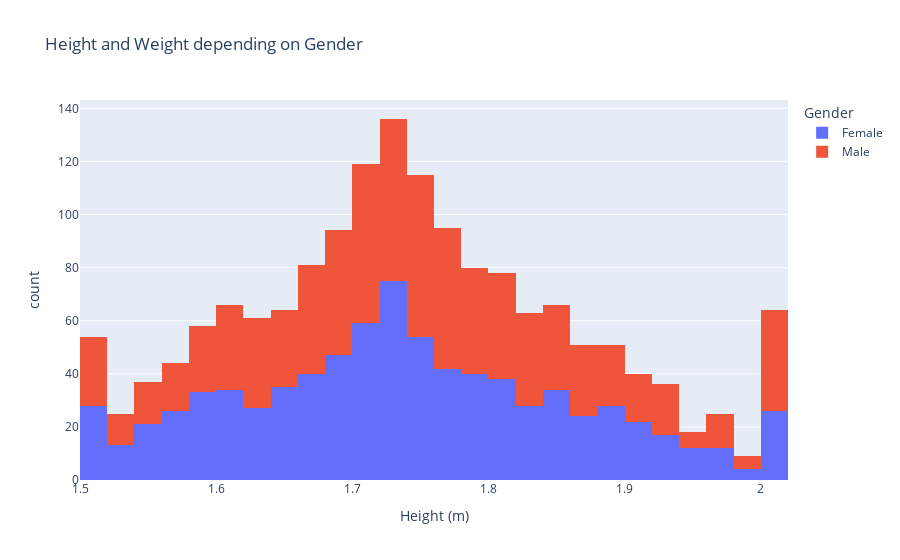

This figure's notebook cell:
### Markdown cell above
Average BPM is not depended on age.

### Code cell
fig = px.histogram(df, x="Height (m)", color="Gender", title="Height and Weight depending on Gender")
fig.show()

### Figure 1 — Plotly figure (JSON) as saved in the notebook; plotly's stock layout.template omitted (floating-point values rounded to 4 significant figures; data arrays with more than 128 entries replaced by an {"elided": "..."} marker saying what was removed)
{"data": [{"alignmentgroup": "True", "bingroup": "x", "hovertemplate": "Gender=Female<br>Height (m)=%{x}<br>count=%{y}<extra></extra>", "legendgroup": "Female", "marker": {"color": "#636efa", "pattern": {"shape": ""}}, "name": "Female", "offsetgroup": "Female", "orientation": "v", "showlegend": true, "type": "histogram", "x": {"elided": "819 float values"}, "xaxis": "x", "yaxis": "y"}, {"alignmentgroup": "True", "bingroup": "x", "hovertemplate": "Gender=Male<br>Height (m)=%{x}<br>count=%{y}<extra></extra>", "legendgroup": "Male", "marker": {"color": "#EF553B", "pattern": {"shape": ""}}, "name": "Male", "offsetgroup": "Male", "orientation": "v", "showlegend": true, "type": "histogram", "x": {"elided": "811 float values"}, "xaxis": "x", "yaxis": "y"}], "layout": {"autosize": true, "barmode": "relative", "legend": {"title": {"text": "Gender"}, "tracegroupgap": 0}, "title": {"text": "Height and Weight depending on Gender"}, "xaxis": {"anchor": "y", "autorange": true, "domain": [0, 1], "range": [1.5, 2.02], "title": {"text": "Height (m)"}, "type": "linear"}, "yaxis": {"anchor": "x", "autorange": true, "domain": [0, 1], "range": [0, 143.2], "title": {"text": "count"}}}}
